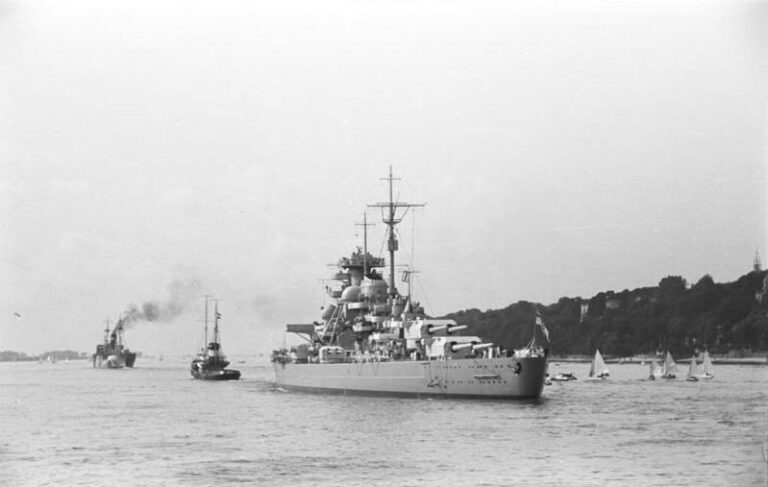
#> input picture OpenCV/Bismarck.jpg, 768 x 487 px
$ python lab1_task7.py
#> lines starting #> are read from the running program, lines starting #| are printed output that depends on the picture
import cv2
import numpy as np

img = cv2.imread('Bismarck.jpg', cv2.IMREAD_GRAYSCALE)
#> img is the input picture: shape (487, 768); min 21, max 255, mean 204.3

x = 17
y = 17

blur_img = cv2.GaussianBlur(img, (x, y), 0)
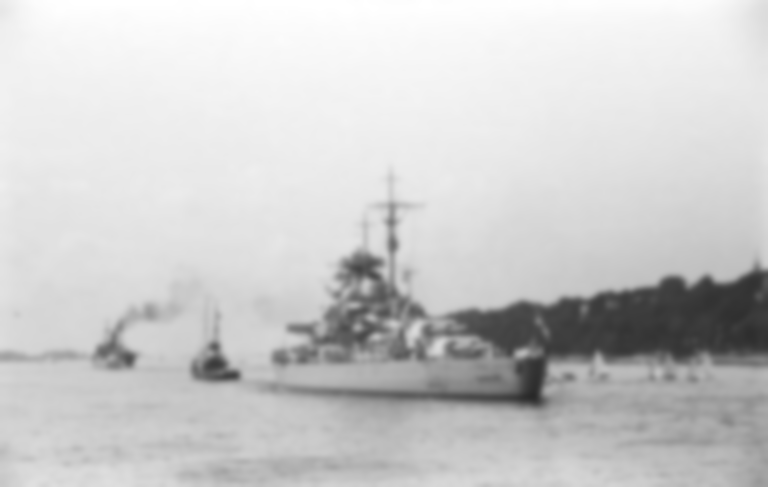
#> blur_img: shape (487, 768); min 40, max 255, mean 204.3

high_img = img - blur_img
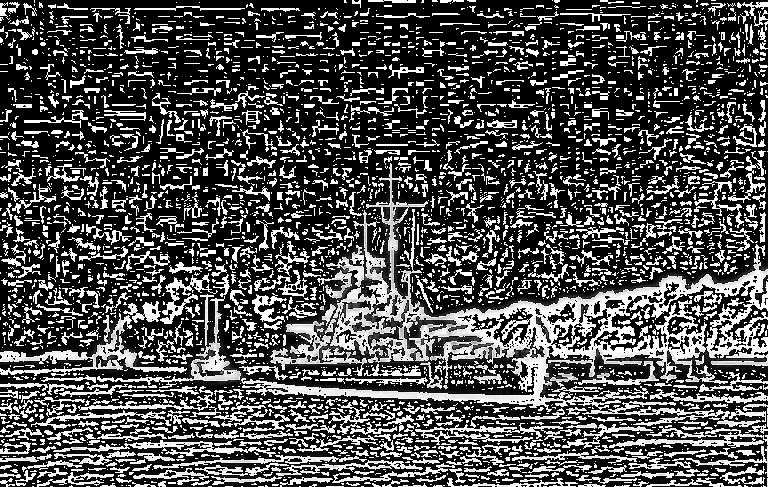
#> high_img: shape (487, 768); min 0, max 255, mean 79.1

cv2.namedWindow("Image")

while True:
    cv2.imshow("Image", img)
    if cv2.waitKey(0) == ord('q'):
#> (key q is pressed here)
        break
    cv2.imshow("Image", blur_img)
    if cv2.waitKey(0) == ord('q'):
        break
    cv2.imshow("Image", high_img)
    if cv2.waitKey(0) == ord('q'):
        break

cv2.destroyWindow("Image")

$ run again, with OpenCV/Image000.png saved as OpenCV/Bismarck.jpg
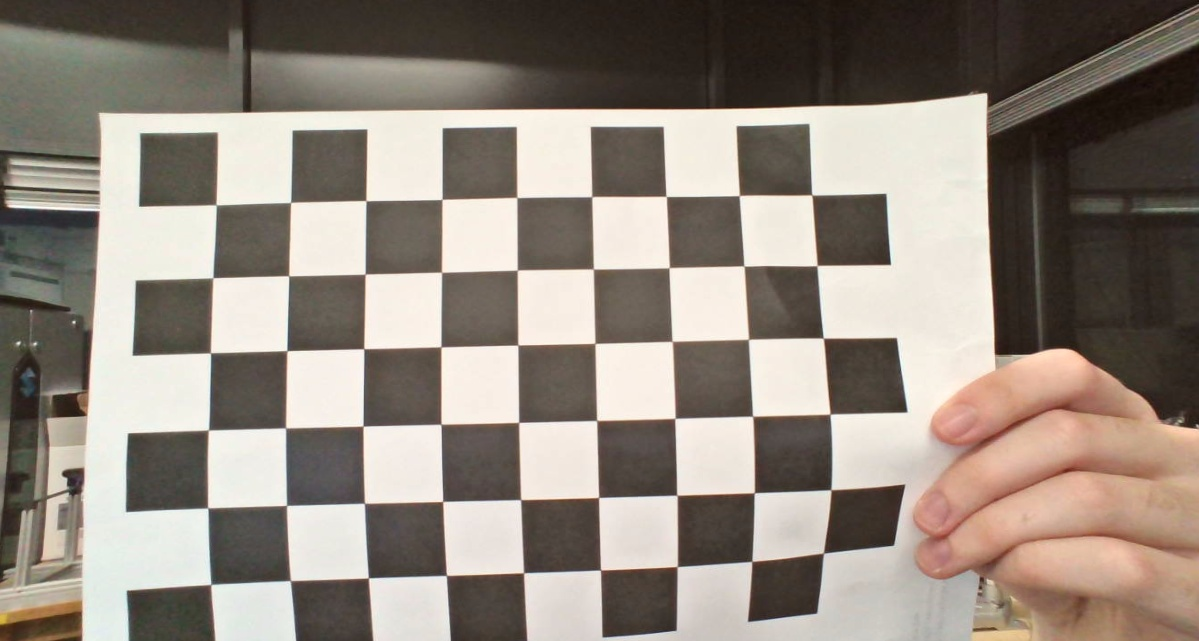
#> input picture OpenCV/Image000.png, 1199 x 641 px
#> `blur_img = cv2.GaussianBlur(img, (x, y), 0)`:
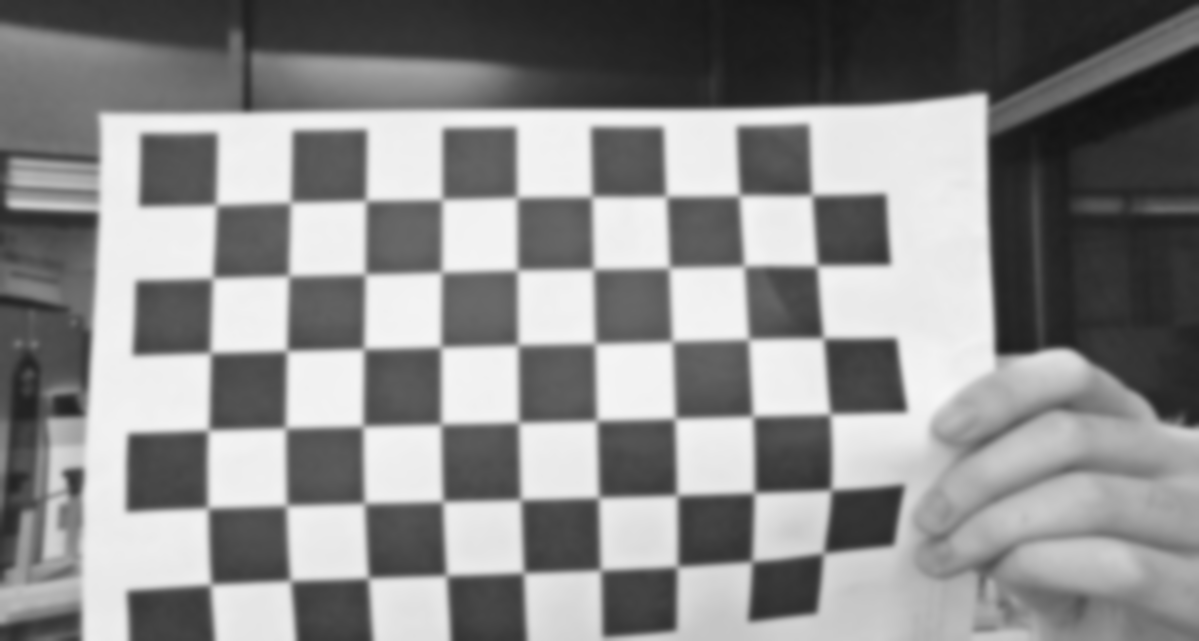
#> blur_img: shape (641, 1199); min 18, max 246, mean 138.2
#> `high_img = img - blur_img`:
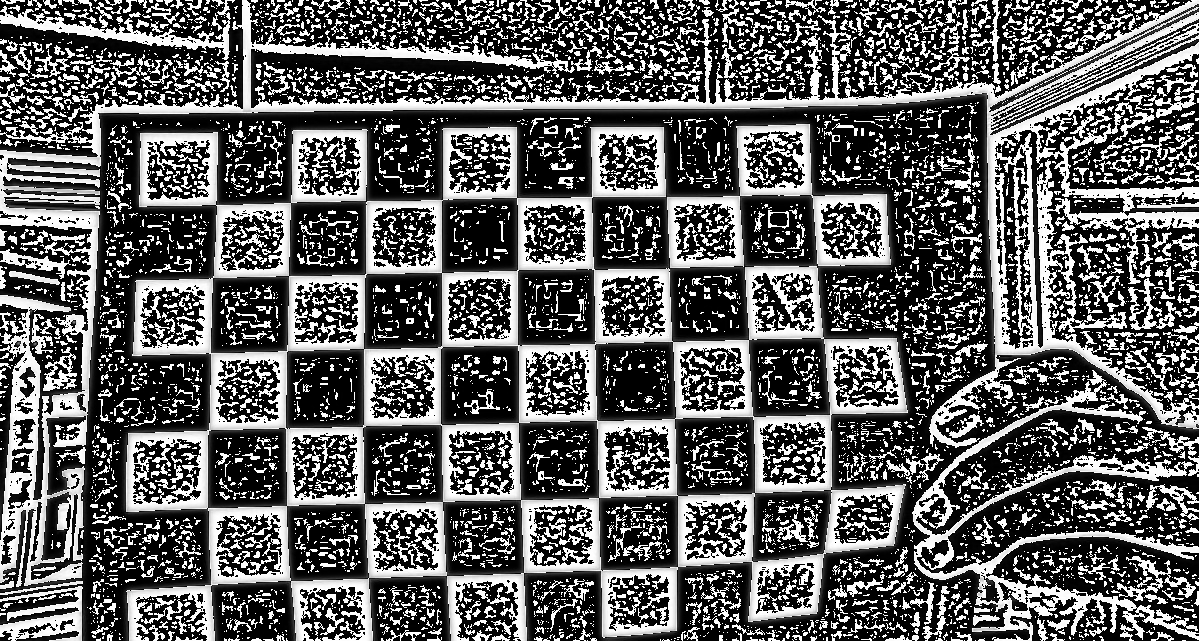
#> high_img: shape (641, 1199); min 0, max 255, mean 92.6

$ run again, with OpenCV/Image001.png saved as OpenCV/Bismarck.jpg
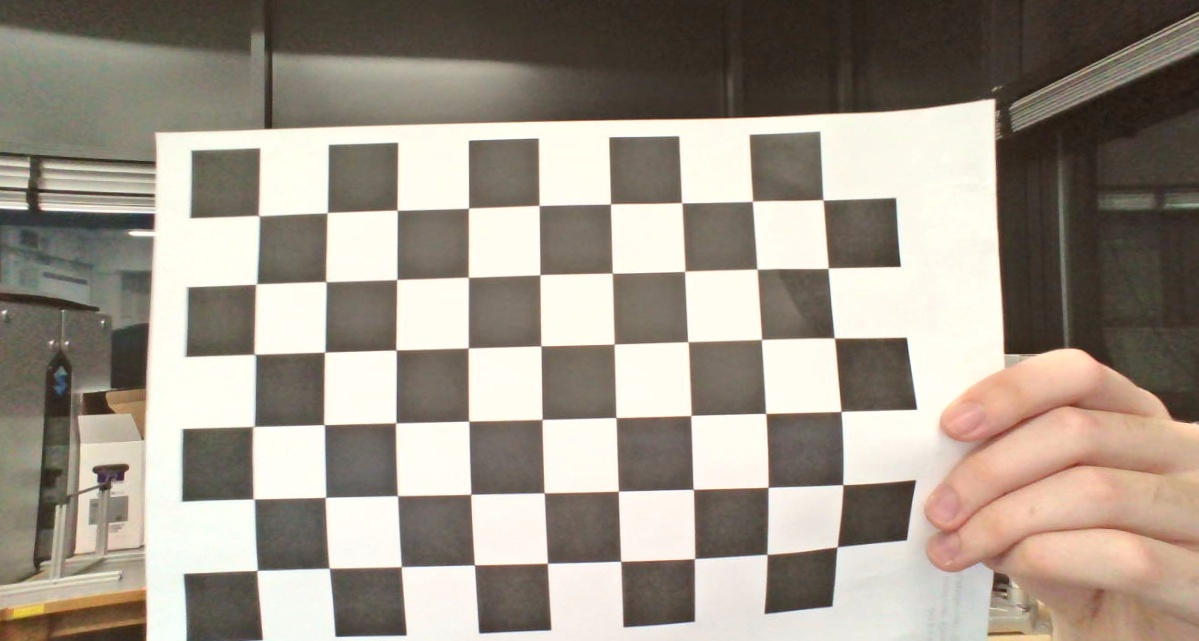
#> input picture OpenCV/Image001.png, 1199 x 641 px
#> `blur_img = cv2.GaussianBlur(img, (x, y), 0)`:
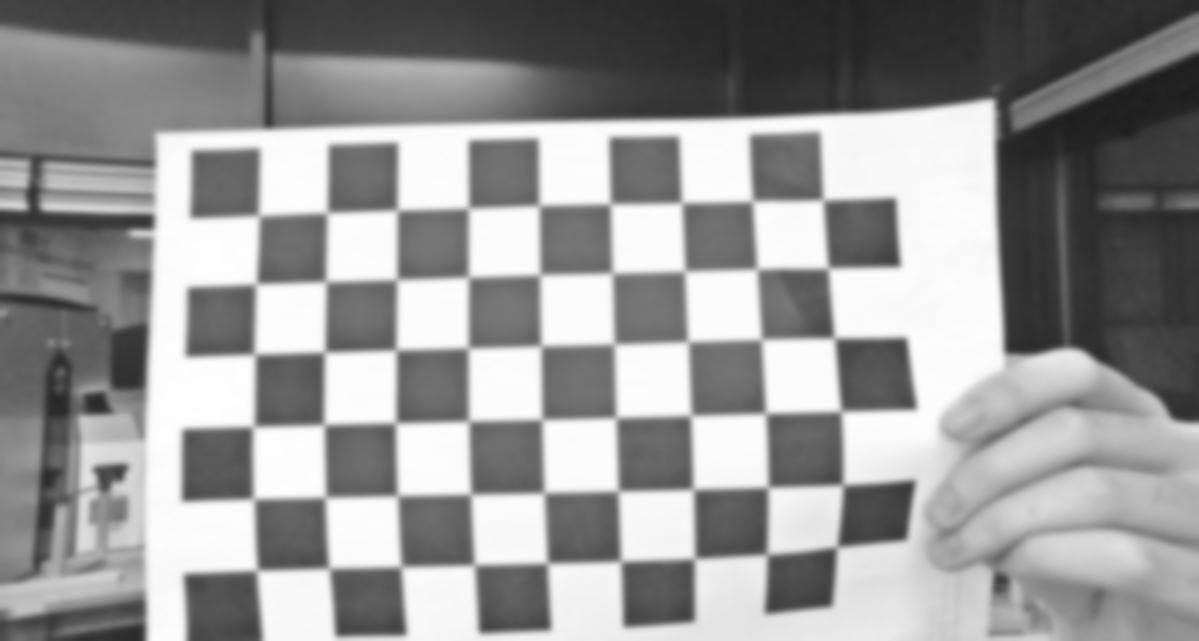
#> blur_img: shape (641, 1199); min 29, max 254, mean 150.6
#> `high_img = img - blur_img`:
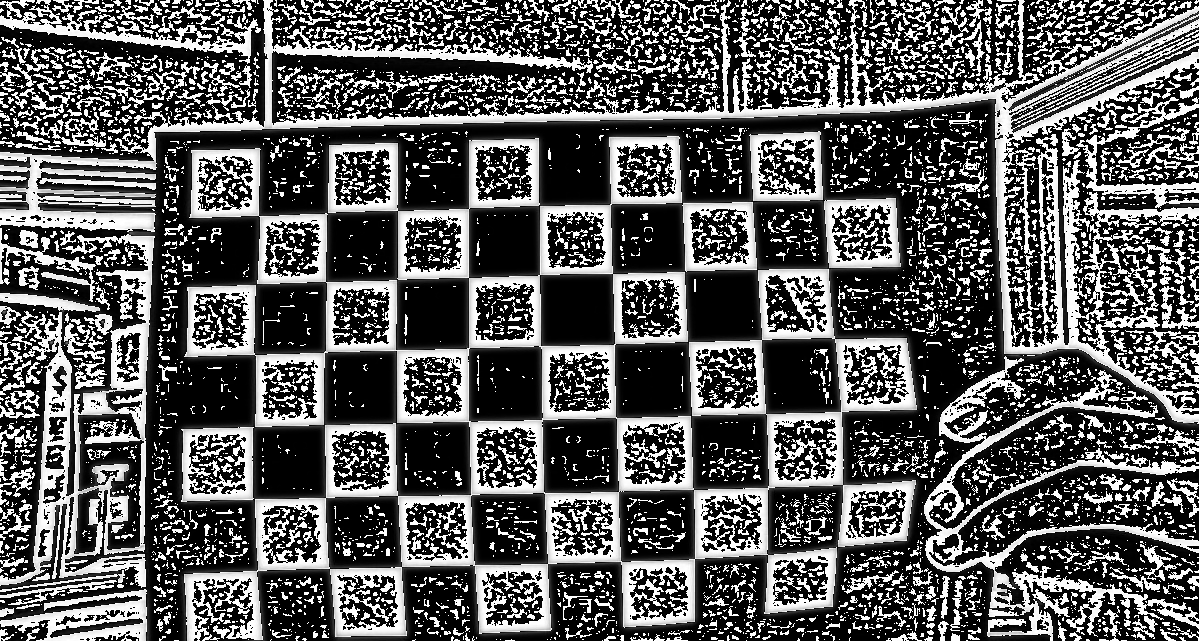
#> high_img: shape (641, 1199); min 0, max 255, mean 89
